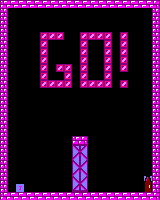

The image is a tile-based game level rendered from a .tmx file. Its description and complete source (layers, tilesets, objects, tile grids) follow:
An orthogonal 20x25 tile map with 8x8 px tiles, 1 tile layer (Capa de Patrones 1).

<map version="1.2" tiledversion="1.2.4" orientation="orthogonal" renderorder="right-down" width="20" height="25" tilewidth="8" tileheight="8" infinite="0" nextlayerid="2" nextobjectid="1">
 <tileset firstgid="1" source="tileset_juego.tsx" />
 <layer id="1" name="Capa de Patrones 1" width="20" height="25">
  <data encoding="csv">
2,3,3,3,3,3,3,3,3,3,3,3,3,3,3,3,3,3,3,4,
8,0,0,0,0,0,0,0,0,0,0,0,0,0,0,0,0,0,0,8,
8,0,0,0,0,0,0,0,0,0,0,0,0,0,0,0,0,0,0,8,
8,0,0,0,0,0,0,0,0,0,0,0,0,0,0,0,0,0,0,8,
8,0,0,0,0,26,26,26,0,0,26,26,26,26,0,26,0,0,0,8,
8,0,0,0,0,26,0,0,0,0,26,0,0,26,0,26,0,0,0,8,
8,0,0,0,0,26,0,0,0,0,26,0,0,26,0,26,0,0,0,8,
8,0,0,0,0,26,0,0,0,0,26,0,0,26,0,26,0,0,0,8,
8,0,0,0,0,26,0,26,26,0,26,0,0,26,0,26,0,0,0,8,
8,0,0,0,0,26,0,0,26,0,26,0,0,26,0,0,0,0,0,8,
8,0,0,0,0,26,26,26,26,0,26,26,26,26,0,26,0,0,0,8,
8,0,0,0,0,0,0,0,0,0,0,0,0,0,0,0,0,0,0,8,
8,0,0,0,0,0,0,0,0,0,0,0,0,0,0,0,0,0,0,8,
8,0,0,0,0,0,0,0,0,0,0,0,0,0,0,0,0,0,0,8,
8,0,0,0,0,0,0,0,0,0,0,0,0,0,0,0,0,0,0,8,
8,0,0,0,0,0,0,0,0,0,0,0,0,0,0,0,0,0,0,8,
8,0,0,0,0,0,0,0,0,0,0,0,0,0,0,0,0,0,0,8,
8,0,0,0,0,0,0,0,0,2,4,0,0,0,0,0,0,0,0,8,
8,0,0,0,0,0,0,0,0,10,9,0,0,0,0,0,0,0,0,8,
8,0,0,0,0,0,0,0,0,20,19,0,0,0,0,0,0,0,0,8,
8,0,0,0,0,0,0,0,0,19,20,0,0,0,0,0,0,0,0,8,
8,0,0,0,0,0,0,0,0,20,19,0,0,0,0,0,0,0,0,8,
8,0,0,0,0,0,0,0,0,19,20,0,0,0,0,0,0,0,39,8,
8,0,46,0,0,0,0,0,0,29,30,0,0,0,0,0,0,0,40,8,
2,3,3,3,3,3,3,3,3,3,3,3,3,3,3,3,3,3,3,4
</data>
 </layer>
</map>
